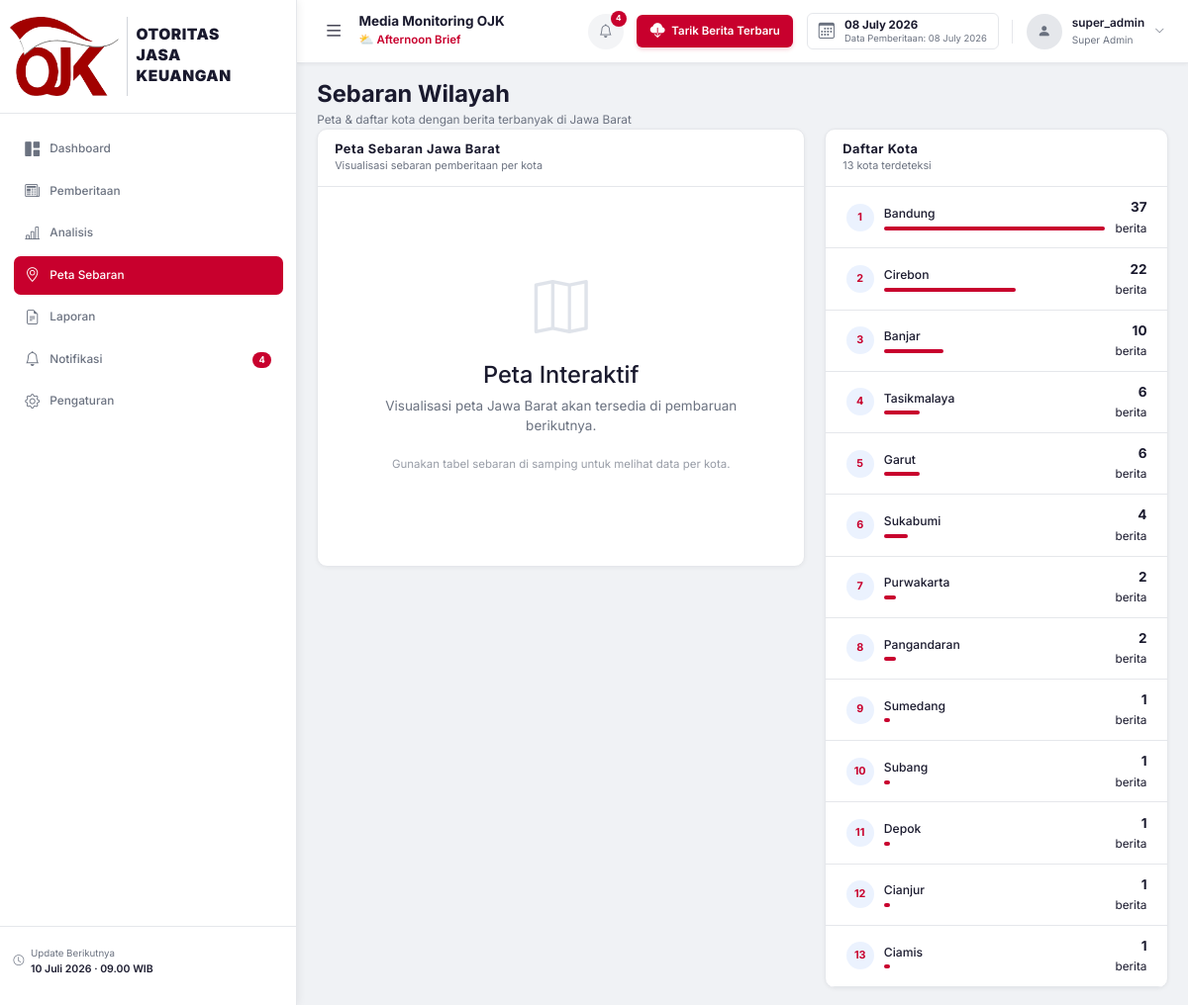
Screenshot of /wilayah (signed in) with the database file from the repository.
### database/models.py (models this page shows, shortened)
class User(db.Model):
    __tablename__ = "users"
    id = db.Column(db.Integer, primary_key=True, autoincrement=True)
    username = db.Column(db.String(100), unique=True, nullable=False, index=True)
    password_hash = db.Column(db.String(255), nullable=False)
    role = db.Column(db.String(20), nullable=False, default="staff") # super_admin, admin, pemimpin, staff
    status = db.Column(db.String(20), nullable=False, default="aktif") # aktif, nonaktif
    created_at = db.Column(db.DateTime, default=datetime.utcnow, nullable=False)
    @property
    def is_authenticated(self):
        return True

class Berita(db.Model):
    __tablename__ = "berita"
    id = db.Column(db.Integer, primary_key=True, autoincrement=True)
    judul = db.Column(db.String(500), nullable=False)
    link = db.Column(db.String(1000), nullable=False, unique=True, index=True)
    media = db.Column(db.String(200), nullable=True)
    tanggal = db.Column(db.DateTime, nullable=True)
    isi = db.Column(db.Text, nullable=True)
    ringkasan = db.Column(db.Text, nullable=True)
    gambar_url = db.Column(db.String(1000), nullable=True)  # URL thumbnail/og:image
    sentimen = db.Column(
        db.String(20), nullable=True, default="Netral"
    )  # Positif, Negatif, Netral
    topik = db.Column(db.String(200), nullable=True)
    wilayah = db.Column(db.String(200), nullable=True)
    narasumber = db.Column(db.String(500), nullable=True)
    bulan = db.Column(db.Integer, nullable=True)
    tahun = db.Column(db.Integer, nullable=True)
    triwulan = db.Column(db.Integer, nullable=True)
    created_at = db.Column(db.DateTime, default=datetime.utcnow, nullable=False)
    status = db.Column(
        db.String(20), default="aktif", nullable=False
    )  # aktif, arsip, hapus
    keyword = db.Column(db.String(200), nullable=True)  # keyword sumber crawl

### routes/halaman.py (the view)
@bp.route("/wilayah")
@login_required
@role_required("super_admin", "admin", "pemimpin")
def wilayah():
    sebaran = DashboardService.get_sebaran_wilayah()
    return render_template(
        "wilayah/index.html",
        sebaran=sebaran,
        sebaran_json=json.dumps(sebaran),
        active_page="wilayah",
    )

### app.py (called while the page is built)
def create_app(env: str = None) -> Flask:
    if env is None:
        env = os.environ.get("FLASK_ENV", "development")
    app = Flask(__name__)
    config = get_config(env)
    app.config.from_object(config)
    os.makedirs(app.instance_path, exist_ok=True)
    db.init_app(app)
    login_manager.init_app(app)
    from database.models import User
    @login_manager.user_loader
    def load_user(user_id):
        return User.query.get(int(user_id))
    register_blueprints(app)
    register_error_handlers(app)
    register_context_processors(app)
    with app.app_context():
        initialize_database()
    logger.info(f"Aplikasi '{config.APP_NAME}' berhasil dibuat (env={env})")
    return app

def register_context_processors(app: Flask):
    @app.context_processor
    def inject_globals():
        from config import Config
        from datetime import datetime
        return {
            "app_name": Config.APP_NAME,
            "app_subtitle": Config.APP_SUBTITLE,
            "app_version": Config.APP_VERSION,
            "now": datetime.now(),
        }

### routes/auth.py (called while the page is built)
def role_required(*roles):
    def wrapper(fn):
        @wraps(fn)
        def decorated_view(*args, **kwargs):
            if not current_user.is_authenticated:
                return redirect(url_for('auth.login'))
            if current_user.role not in roles:
                flash("Anda tidak memiliki akses ke halaman tersebut.", "error")
                return redirect(url_for('dashboard.index'))
            return fn(*args, **kwargs)
        return decorated_view
    return wrapper

### services/dashboard_service.py (called while the page is built)
    @staticmethod
    def get_sebaran_wilayah() -> list[dict]:
        result = (
            db.session.query(Berita.wilayah, func.count(Berita.id).label("jumlah"))
            .filter(Berita.wilayah.isnot(None), Berita.status == "aktif")
            .group_by(Berita.wilayah)
            .order_by(desc("jumlah"))
            .all()
        )
        if not result:
            return DashboardService._get_dummy_wilayah()
        return [{"wilayah": r.wilayah, "jumlah": r.jumlah} for r in result]

### templates/wilayah/index.html (shortened to what this page needs)
{% extends "base.html" %}
{% block content %}
<div class="page-header">
    <div>
        <h1 class="page-title">Sebaran Wilayah</h1>
        <p class="page-subtitle">Peta & daftar kota dengan berita terbanyak di Jawa Barat</p>
    </div>
</div>
<div class="row g-4">
    <div class="col-lg-7">
        <div class="card-panel">
            <div class="card-panel-header">
                <div>
                    <h5 class="card-panel-title">Peta Sebaran Jawa Barat</h5>
                    <p class="card-panel-subtitle">Visualisasi sebaran pemberitaan per kota</p>
                </div>
            </div>
            <div class="card-panel-body">
                <div class="map-placeholder">
                    <i class="bi bi-map"></i>
                    <h3>Peta Interaktif</h3>
                    <p>Visualisasi peta Jawa Barat akan tersedia di pembaruan berikutnya.</p>
                    <p class="map-note">Gunakan tabel sebaran di samping untuk melihat data per kota.</p>
                </div>
            </div>
        </div>
    </div>
    <div class="col-lg-5">
        <div class="card-panel">
            <div class="card-panel-header">
                <div>
                    <h5 class="card-panel-title">Daftar Kota</h5>
                    <p class="card-panel-subtitle">{{ sebaran | length }} kota terdeteksi</p>
                </div>
            </div>
            <div class="card-panel-body p-0">
                {% if sebaran %}
                {% set max_jumlah = sebaran[0].jumlah if sebaran else 1 %}
                <div class="wilayah-list">
                    {% for item in sebaran %}
                    <div class="wilayah-item">
                        <div class="wilayah-rank">{{ loop.index }}</div>
                        <div class="wilayah-info">
                            <span class="wilayah-name">{{ item.wilayah }}</span>
                            <div class="wilayah-bar-wrap">
                                <div class="wilayah-bar" style="width: {{ (item.jumlah / max_jumlah * 100) | round(1) }}%"></div>
                            </div>
                        </div>
                        <div class="wilayah-count">
                            <span class="count-badge">{{ item.jumlah }}</span>
                            <small>berita</small>
                        </div>
                    </div>
                    {% endfor %}
                </div>
                {% else %}
                <div class="empty-state-small py-5">
                    <i class="bi bi-geo-alt"></i>
                    <p>Belum ada data wilayah</p>
                </div>
                {% endif %}
            </div>
        </div>
    </div>
</div>
{% endblock %}

### templates/base.html (shortened to what this page needs)
<!DOCTYPE html>
<html lang="id">
<head>
    <link href="https://cdn.jsdelivr.net/npm/bootstrap@5.3.3/dist/css/bootstrap.min.css" rel="stylesheet">
    <link href="https://cdn.jsdelivr.net/npm/bootstrap-icons@1.11.3/font/bootstrap-icons.min.css" rel="stylesheet">
    <link href="{{ url_for('static', filename='css/main.css') }}" rel="stylesheet">
</head>
<body>
    <aside class="sidebar" id="sidebar">
        <div class="sidebar-brand">
            <img src="{{ url_for('static', filename='img/ojk-logo.png') }}" alt="OJK Logo" class="sidebar-ojk-logo">
            <div class="sidebar-ojk-text-stack">
                <span>OTORITAS</span>
                <span>JASA</span>
                <span>KEUANGAN</span>
            </div>
        </div>
        <nav class="sidebar-nav">
            <ul class="nav-list">
                <li class="nav-item">
                    <a href="{{ url_for('dashboard.index') }}" class="nav-link {% if active_page == 'dashboard' %}active{% endif %}">
                        <i class="bi bi-grid-1x2-fill nav-icon"></i>
                        <span>Dashboard</span>
                    </a>
                </li>
                <li class="nav-item">
                    <a href="{{ url_for('pemberitaan.index') }}" class="nav-link {% if active_page == 'pemberitaan' %}active{% endif %}">
                        <i class="bi bi-newspaper nav-icon"></i>
                        <span>Pemberitaan</span>
                    </a>
                </li>
                {% if current_user.is_authenticated and current_user.role in ['super_admin', 'admin', 'pemimpin'] %}
                <li class="nav-item">
                    <a href="{{ url_for('halaman.analisis') }}" class="nav-link {% if active_page == 'analisis' %}active{% endif %}">
                        <i class="bi bi-bar-chart-line nav-icon"></i>
                        <span>Analisis</span>
                    </a>
                </li>
                <li class="nav-item">
                    <a href="{{ url_for('halaman.wilayah') }}" class="nav-link {% if active_page == 'wilayah' %}active{% endif %}">
                        <i class="bi bi-geo-alt nav-icon"></i>
                        <span>Peta Sebaran</span>
                    </a>
                </li>
                <li class="nav-item">
                    <a href="{{ url_for('halaman.laporan') }}" class="nav-link {% if active_page == 'laporan' %}active{% endif %}">
                        <i class="bi bi-file-earmark-text nav-icon"></i>
                        <span>Laporan</span>
                    </a>
                </li>
                {% endif %}
                <li class="nav-item">
                    <a href="{{ url_for('halaman.notifikasi') }}" class="nav-link {% if active_page == 'notifikasi' %}active{% endif %}">
                        <i class="bi bi-bell nav-icon"></i>
                        <span>Notifikasi</span>
                        <span class="nav-notif-badge">4</span>
                    </a>
                </li>
                {% if current_user.is_authenticated and current_user.role in ['super_admin', 'admin'] %}
                <li class="nav-item">
                    <a href="{{ url_for('halaman.pengaturan') }}" class="nav-link {% if active_page == 'pengaturan' %}active{% endif %}">
                        <i class="bi bi-gear nav-icon"></i>
                        <span>Pengaturan</span>
                    </a>
                </li>
                {% endif %}
            </ul>
        </nav>
        <div class="sidebar-footer">
            <div class="sidebar-update-info">
                <i class="bi bi-clock" style="font-size:0.8rem;"></i>
                <div>
                    <div style="font-size:0.72rem;color:var(--text-secondary);">Update Berikutnya</div>
                    <div id="nextUpdateDisplay" style="font-size:0.78rem;font-weight:600;color:var(--text-primary);">Memuat...</div>
                </div>
            </div>
        </div>
    </aside>
    <div class="main-wrapper" id="mainWrapper">
        <header class="topbar">
            <div class="topbar-left">
                <button class="sidebar-toggle" id="sidebarToggle" onclick="toggleSidebar()">
                    <i class="bi bi-list"></i>
                </button>
                <div class="topbar-title-block">
                    <h1 class="topbar-app-title">Media Monitoring OJK</h1>
                    <div class="topbar-page-sub" style="color: var(--accent-color); font-weight: 600; font-size: 0.85rem; margin-top: 2px;">
                        {% set hour = now.hour %}
                        {% if hour >= 4 and hour < 11 %}
                            <span style="font-size: 0.9rem;">&#9728;</span> Morning Brief
                        {% elif hour >= 11 and hour < 15 %}
                            <span style="font-size: 0.9rem;">&#9728;</span> Noon Brief
                        {% elif hour >= 15 and hour < 18 %}
                            <span style="font-size: 0.9rem;">&#9925;</span> Afternoon Brief
                        {% else %}
                            <span style="font-size: 0.9rem;">&#127769;</span> Night Brief
                        {% endif %}
                    </div>
                </div>
            </div>
            <div class="topbar-right">
                <a href="{{ url_for('halaman.notifikasi') }}" class="topbar-bell" style="text-decoration: none; cursor: pointer;">
                    <i class="bi bi-bell"></i>
                    <span class="bell-badge">4</span>
                </a>
                <button onclick="runCrawler()" style="background-color: var(--accent-color); color: white; border-radius: 6px; padding: 0.4rem 1rem; font-weight: 600; font-size: 0.85rem; display: flex; align-items: center; gap: 0.5rem; border: none; box-shadow: 0 2px 4px rgba(200, 0, 45, 0.2); cursor: pointer; transition: all 0.2s ease;" onmouseover="this.style.transform='translateY(-1px)'; this.style.boxShadow='0 4px 6px rgba(200, 0, 45, 0.3)'" onmouseout="this.style.transform='translateY(0)'; this.style.boxShadow='0 2px 4px rgba(200, 0, 45, 0.2)'">
                    <i class="bi bi-cloud-download-fill" style="font-size: 1.1rem;"></i>
                    Tarik Berita Terbaru
                </button>
                <div class="topbar-info" style="border: 1px solid var(--border-color); padding: 0.4rem 0.8rem; border-radius: 6px; display: flex; align-items: center; gap: 0.75rem; background: #fff;">
                    <i class="bi bi-calendar3" style="font-size: 1.2rem; color: var(--text-secondary);"></i>
                    <div style="line-height: 1.2;">
                        <div style="font-size:0.85rem;font-weight:700;color:var(--text-primary);">{{ now.strftime('%d %B %Y') }}</div>
                        <div style="font-size:0.7rem;color:var(--text-secondary);">Data Pemberitaan: {{ now.strftime('%d %B %Y') }}</div>
                    </div>
                </div>
                <div class="dropdown">
                    <div class="topbar-user" data-bs-toggle="dropdown" style="cursor: pointer;" aria-expanded="false">
                        <div class="user-avatar-circle">
                            <i class="bi bi-person-fill"></i>
                        </div>
                        <div class="user-info">
                            <span class="user-name">{% if current_user.is_authenticated %}{{ current_user.username }}{% else %}Guest{% endif %}</span>
                            <span class="user-role" style="text-transform: capitalize;">{% if current_user.is_authenticated %}{{ current_user.role.replace('_', ' ') }}{% else %}Tamu{% endif %}</span>
                        </div>
                        <i class="bi bi-chevron-down" style="font-size:0.75rem;color:var(--text-secondary);"></i>
                    </div>
                </div>
            </div>
        </header>
        <main class="content-area">
            {% block content %}{% endblock %}
        </main>
    </div>
</body>
</html>

### rows the page displays
User: username "super_admin", role.replace "Super Admin"
Berita: wilayah "Tasikmalaya", {{ (item.jumlah / max_jumlah * 100) | round(1) }} 16.2 (drawn), jumlah "6"
Berita: wilayah "Garut", {{ (item.jumlah / max_jumlah * 100) | round(1) }} 16.2 (drawn), jumlah "6"

### other values shown
{{ now.strftime('%d %B %Y') }} "08 July 2026"
{{ sebaran | length }} "13"
{{ item.wilayah }} "Bandung" "Cirebon" "Banjar" "Sukabumi" "Purwakarta" "Pangandaran" "Sumedang" "Subang" "Depok" "Cianjur" "Ciamis"
{{ item.jumlah }} "37" "22" "10" "4" "2" "2" "1" "1" "1" "1" "1"
